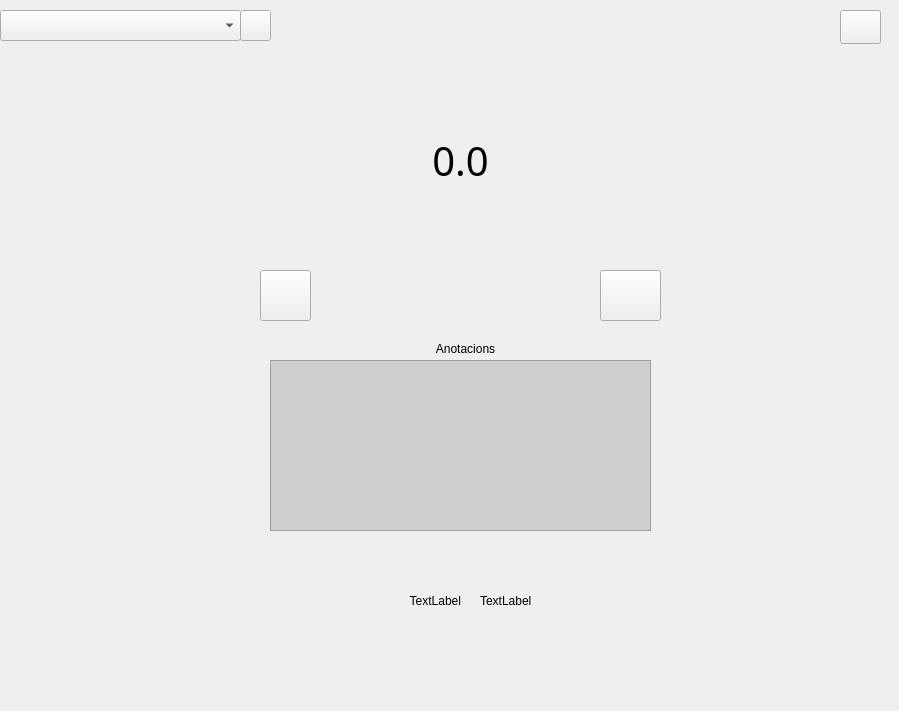
<?xml version="1.0" encoding="UTF-8"?>
<ui version="4.0">
 <class>Form</class>
 <widget class="QWidget" name="Form">
  <property name="geometry">
   <rect>
    <x>0</x>
    <y>0</y>
    <width>899</width>
    <height>711</height>
   </rect>
  </property>
  <property name="windowTitle">
   <string>Form</string>
  </property>
  <property name="whatsThis">
   <string/>
  </property>
  <property name="styleSheet">
   <string notr="true"/>
  </property>
  <widget class="QPushButton" name="startStopSwitchBtn">
   <property name="geometry">
    <rect>
     <x>260</x>
     <y>270</y>
     <width>51</width>
     <height>51</height>
    </rect>
   </property>
   <property name="focusPolicy">
    <enum>Qt::NoFocus</enum>
   </property>
   <property name="whatsThis">
    <string>Play</string>
   </property>
   <property name="text">
    <string/>
   </property>
   <property name="icon">
    <iconset>
     <normaloff>play.png</normaloff>play.png</iconset>
   </property>
   <property name="iconSize">
    <size>
     <width>64</width>
     <height>64</height>
    </size>
   </property>
  </widget>
  <widget class="QPushButton" name="saveLapBtn">
   <property name="enabled">
    <bool>true</bool>
   </property>
   <property name="geometry">
    <rect>
     <x>600</x>
     <y>270</y>
     <width>61</width>
     <height>51</height>
    </rect>
   </property>
   <property name="focusPolicy">
    <enum>Qt::NoFocus</enum>
   </property>
   <property name="whatsThis">
    <string>Guardar vuelta</string>
   </property>
   <property name="text">
    <string/>
   </property>
   <property name="icon">
    <iconset>
     <normaloff>save.png</normaloff>save.png</iconset>
   </property>
   <property name="iconSize">
    <size>
     <width>64</width>
     <height>64</height>
    </size>
   </property>
  </widget>
  <widget class="QLabel" name="chrono">
   <property name="geometry">
    <rect>
     <x>420</x>
     <y>130</y>
     <width>81</width>
     <height>61</height>
    </rect>
   </property>
   <property name="font">
    <font>
     <family>Ani</family>
     <pointsize>30</pointsize>
     <kerning>true</kerning>
    </font>
   </property>
   <property name="layoutDirection">
    <enum>Qt::LeftToRight</enum>
   </property>
   <property name="text">
    <string>0.0</string>
   </property>
   <property name="alignment">
    <set>Qt::AlignCenter</set>
   </property>
  </widget>
  <widget class="QLabel" name="staticLap">
   <property name="geometry">
    <rect>
     <x>370</x>
     <y>530</y>
     <width>91</width>
     <height>141</height>
    </rect>
   </property>
   <property name="text">
    <string>TextLabel</string>
   </property>
   <property name="alignment">
    <set>Qt::AlignRight|Qt::AlignTrailing|Qt::AlignVCenter</set>
   </property>
  </widget>
  <widget class="QLabel" name="labelLap">
   <property name="geometry">
    <rect>
     <x>480</x>
     <y>530</y>
     <width>91</width>
     <height>141</height>
    </rect>
   </property>
   <property name="text">
    <string>TextLabel</string>
   </property>
  </widget>
  <widget class="QPlainTextEdit" name="anotationsText">
   <property name="geometry">
    <rect>
     <x>270</x>
     <y>360</y>
     <width>381</width>
     <height>171</height>
    </rect>
   </property>
   <property name="styleSheet">
    <string notr="true">background-color: #cfcfcf;</string>
   </property>
  </widget>
  <widget class="QLabel" name="anotationsLabel">
   <property name="geometry">
    <rect>
     <x>420</x>
     <y>340</y>
     <width>91</width>
     <height>18</height>
    </rect>
   </property>
   <property name="styleSheet">
    <string notr="true"/>
   </property>
   <property name="text">
    <string>Anotacions</string>
   </property>
   <property name="alignment">
    <set>Qt::AlignCenter</set>
   </property>
  </widget>
  <widget class="QComboBox" name="combo_box_patients">
   <property name="geometry">
    <rect>
     <x>0</x>
     <y>10</y>
     <width>241</width>
     <height>31</height>
    </rect>
   </property>
  </widget>
  <widget class="QPushButton" name="refresh_combo_box_btn">
   <property name="geometry">
    <rect>
     <x>240</x>
     <y>10</y>
     <width>31</width>
     <height>31</height>
    </rect>
   </property>
   <property name="text">
    <string/>
   </property>
  </widget>
  <widget class="QPushButton" name="settings_btn">
   <property name="geometry">
    <rect>
     <x>840</x>
     <y>10</y>
     <width>41</width>
     <height>34</height>
    </rect>
   </property>
   <property name="text">
    <string/>
   </property>
  </widget>
 </widget>
 <resources/>
 <connections/>
</ui>
